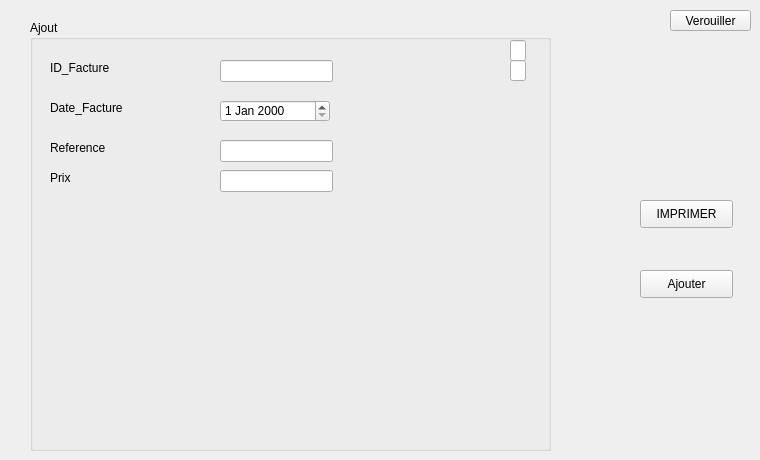
      <widget class="QWidget" name="tab_15">
       <attribute name="title">
        <string>Ajouter Facture</string>
       </attribute>
       <widget class="QGroupBox" name="groupBox_brahim">
        <property name="geometry">
         <rect>
          <x>30</x>
          <y>20</y>
          <width>521</width>
          <height>431</height>
         </rect>
        </property>
        <property name="title">
         <string>Ajout</string>
        </property>
        <widget class="QLabel" name="ID_Facture_brahim">
         <property name="geometry">
          <rect>
           <x>20</x>
           <y>40</y>
           <width>71</width>
           <height>16</height>
          </rect>
         </property>
         <property name="text">
          <string>ID_Facture</string>
         </property>
        </widget>
        <widget class="QLabel" name="label_2_brahim">
         <property name="geometry">
          <rect>
           <x>20</x>
           <y>80</y>
           <width>91</width>
           <height>16</height>
          </rect>
         </property>
         <property name="text">
          <string>Date_Facture</string>
         </property>
        </widget>
        <widget class="QLabel" name="label_3_brahim">
         <property name="geometry">
          <rect>
           <x>20</x>
           <y>120</y>
           <width>81</width>
           <height>16</height>
          </rect>
         </property>
         <property name="text">
          <string>Reference</string>
         </property>
        </widget>
        <widget class="QLabel" name="label_4_brahim">
         <property name="geometry">
          <rect>
           <x>20</x>
           <y>150</y>
           <width>56</width>
           <height>16</height>
          </rect>
         </property>
         <property name="text">
          <string>Prix</string>
         </property>
        </widget>
        <widget class="QLineEdit" name="le_id_BRAHIM">
         <property name="geometry">
          <rect>
           <x>190</x>
           <y>40</y>
           <width>113</width>
           <height>22</height>
          </rect>
         </property>
        </widget>
        <widget class="QLineEdit" name="le_rf_BRAHIM">
         <property name="geometry">
          <rect>
           <x>190</x>
           <y>120</y>
           <width>113</width>
           <height>22</height>
          </rect>
         </property>
         <property name="inputMask">
          <string/>
         </property>
        </widget>
        <widget class="QLineEdit" name="le_cf_BRAHIM">
         <property name="geometry">
          <rect>
           <x>190</x>
           <y>150</y>
           <width>113</width>
           <height>22</height>
          </rect>
         </property>
        </widget>
        <widget class="QDateEdit" name="le_df_BRAHIM">
         <property name="geometry">
          <rect>
           <x>190</x>
           <y>80</y>
           <width>110</width>
           <height>22</height>
          </rect>
         </property>
        </widget>
        <widget class="QLabel" name="label_14_brahim">
         <property name="geometry">
          <rect>
           <x>40</x>
           <y>260</y>
           <width>131</width>
           <height>71</height>
          </rect>
         </property>
         <property name="text">
          <string/>
         </property>
         <property name="pixmap">
          <pixmap>../BRAHIM/Atelier_Connexion/Atelier_Connexion/icon.gif</pixmap>
         </property>
        </widget>
        <widget class="QLineEdit" name="le_sf_BRAHIM">
         <property name="geometry">
          <rect>
           <x>480</x>
           <y>20</y>
           <width>16</width>
           <height>21</height>
          </rect>
         </property>
        </widget>
        <widget class="QLineEdit" name="le_sb_BRAHIM">
         <property name="geometry">
          <rect>
           <x>480</x>
           <y>40</y>
           <width>16</width>
           <height>21</height>
          </rect>
         </property>
        </widget>
       </widget>
       <widget class="QPushButton" name="pb_ajouter_BRAHIM">
        <property name="geometry">
         <rect>
          <x>640</x>
          <y>270</y>
          <width>93</width>
          <height>28</height>
         </rect>
        </property>
        <property name="text">
         <string>Ajouter</string>
        </property>
       </widget>
       <widget class="QPushButton" name="Imprimer_but_BRAHIM">
        <property name="geometry">
         <rect>
          <x>640</x>
          <y>200</y>
          <width>93</width>
          <height>28</height>
         </rect>
        </property>
        <property name="text">
         <string>IMPRIMER</string>
        </property>
       </widget>
       <widget class="QPushButton" name="Hide_fournisseurs_verouiller_6">
        <property name="geometry">
         <rect>
          <x>670</x>
          <y>10</y>
          <width>81</width>
          <height>21</height>
         </rect>
        </property>
        <property name="text">
         <string>Verouiller</string>
        </property>
       </widget>
      </widget>
